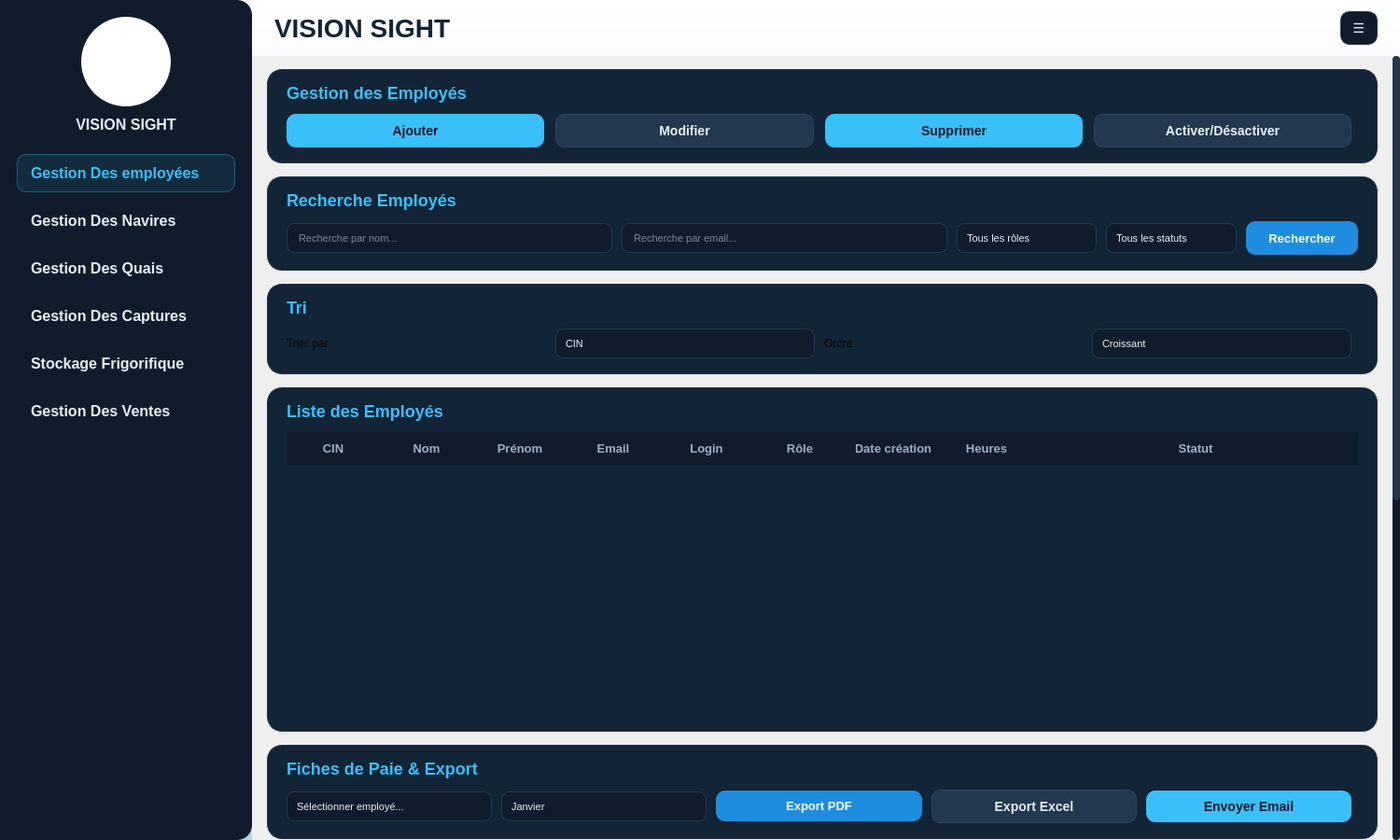
<?xml version="1.0" encoding="UTF-8"?>
<ui version="4.0">
 <class>EmployeMainWindow</class>
 <widget class="QMainWindow" name="EmployeMainWindow">
  <property name="geometry">
   <rect>
    <x>0</x>
    <y>0</y>
    <width>1500</width>
    <height>900</height>
   </rect>
  </property>
  <property name="minimumSize">
   <size>
    <width>1200</width>
    <height>700</height>
   </size>
  </property>
  <property name="windowTitle">
   <string>VISION SIGHT - Gestion Des Ventes</string>
  </property>
  <widget class="QWidget" name="centralWidget">
   <property name="styleSheet">
    <string notr="true">
#centralWidget {
  background: qlineargradient(x1:0, y1:0, x2:0, y2:1, stop:0 #ffffff, stop:1 #ADD8E6);
}
QScrollArea#mainScrollArea,
QScrollArea#mainScrollArea QWidget#qt_scrollarea_viewport {
  background: transparent;
}
#scrollContents {
  background: transparent;
}
#sidebar {
  background-color: #101c2c;
  border-top-right-radius: 16px;
  border-bottom-right-radius: 16px;
}
#logoLabel {
  background: #ffffff; color: #132437;
  border: 2px solid #ffffff; border-radius: 48px; padding: 0px;
}
#lblVisionSight {
  color: #e6eef6;
  font-size: 16px;
  font-weight: 800;
}
#sidebar QPushButton {
  background: transparent;
  color: #e6eef6;
  border: 1px solid transparent;
  border-radius: 10px;
  text-align: left;
  padding: 10px 14px;
  font-size: 16px;
  font-weight: 600;
  margin: 0px;
}
#sidebar QPushButton:hover {
  background-color: #18304a;
  border-color: #23374e;
}
#sidebar QPushButton:checked {
  color: #39c0fa;
  background-color: rgba(57,192,250,22);
  border-color: rgba(57,192,250,90);
  font-weight: 700;
}
#btnEmployees, #btnNavires, #btnQuais, #btnCaptures, #btnStockage, #btnVentes {
}
#headerFrame {
  background: transparent;
}
#lblTitle {
  color: #132437;
  font-size: 28px;
  font-weight: bold;
}
#btnMenu {
  background-color: #101c2c;
  color: #e6eef6;
  border: 1px solid #23374e;
  border-radius: 10px;
  font-size: 14px;
  font-weight: 800;
}
#btnMenu:hover {
  background-color: #112b41;
}
QFrame#transactionsFrame, QFrame#rechercheFrame, QFrame#triFrame,
QFrame#affichageFrame, QFrame#statsFrame, QFrame#optionsFrame,
QFrame#empCrudFrame, QFrame#empSearchFrame, QFrame#empSortFrame,
QFrame#empTableFrame, QFrame#empPayslipFrame, QFrame#empStatsFrame, QFrame#empSessionFrame {
  background-color: #132437;
  border: 1px solid #23374e;
  border-radius: 16px;
}
#lblTransactions, #lblRecherche, #lblTri, #lblAffichage,
#lblStatistiquesVentes, #lblOptionsAvancees,
#lblEmpCrud, #lblEmpRecherche, #lblEmpTri, #lblEmpList,
#lblEmpPayslip, #lblEmpStats, #lblEmpSession {
  color: #39c0fa;
  font-size: 18px;
  font-weight: 700;
}
#lblDetection, #lblPrevision {
  color: #9bb0c3;
  font-size: 13px;
}
#btnCreer, #btnCreerUser, #btnPayslipEmail {
  background-color: #39c0fa;
  color: #0c1a29;
  border: 0px;
  border-radius: 10px;
  padding: 9px 18px;
  font-size: 14px;
  font-weight: 800;
}
#btnCreer:hover, #btnCreerUser:hover, #btnPayslipEmail:hover { background-color: #56cdfc; }
#btnModifier, #btnModifierUser, #btnActiverDesactiver, #btnPayslipExcel, #btnTerminerSession {
  background-color: #23374e;
  color: #e6eef6;
  border: 1px solid #2b4561;
  border-radius: 10px;
  padding: 9px 18px;
  font-size: 14px;
  font-weight: 800;
}
#btnModifier:hover, #btnModifierUser:hover, #btnActiverDesactiver:hover,
#btnPayslipExcel:hover, #btnTerminerSession:hover { background-color: #2b4561; }
#btnSupprimer, #btnSupprimerUser {
  background-color: #39c0fa;
  color: #0c1a29;
  border: 0px;
  border-radius: 10px;
  padding: 9px 18px;
  font-size: 14px;
  font-weight: 700;
}
#btnSupprimer:hover, #btnSupprimerUser:hover { background-color: #56cdfc; }
#btnExportPDF, #btnRechercherUser, #btnPayslipPDF {
  background-color: #1e8de0;
  color: white;
  border: 0px;
  border-radius: 10px;
  padding: 9px 14px;
  font-size: 13px;
  font-weight: 700;
}
#btnExportPDF:hover, #btnRechercherUser:hover, #btnPayslipPDF:hover { background-color: #2a99ec; }
QLineEdit {
  background-color: #101c2c;
  color: #e6eef6;
  border: 1px solid #23374e;
  border-radius: 8px;
  padding: 4px 10px;
  min-height: 22px;
  font-size: 11px;
  selection-background-color: #1e8de0;
}
QDateTimeEdit {
  background-color: #101c2c;
  color: #e6eef6;
  border: 1px solid #23374e;
  border-radius: 8px;
  padding: 4px 10px;
  padding-right: 28px;
  min-height: 22px;
  font-size: 11px;
}
QDateTimeEdit::drop-down { border: 0px; width: 20px; }
QComboBox {
  background-color: #101c2c;
  color: #e6eef6;
  border: 1px solid #23374e;
  border-radius: 8px;
  padding: 4px 10px;
  min-height: 22px;
  font-size: 11px;
}
QComboBox::drop-down { border: 0px; width: 20px; }
QComboBox QAbstractItemView {
  background-color: #132437;
  color: #e6eef6;
  selection-background-color: #1e8de0;
  border: 1px solid #23374e;
}
QTableWidget {
  background: transparent;
  alternate-background-color: #101c2c;
  color: #e6eef6;
  border: 0px;
  gridline-color: transparent;
  font-size: 13px;
  selection-background-color: #39c0fa;
  selection-color: #0c1a29;
}
QHeaderView::section {
  background-color: #101c2c;
  color: #9bb0c3;
  border: 0px;
  padding: 8px 10px;
  font-weight: 700;
  font-size: 13px;
}
QTableWidget::item {
  padding: 6px 10px;
  border-radius: 6px;
}
QTableWidget::item:selected { background-color: #39c0fa; color: #0c1a29; }
#chartCA_jour, #chartCA_mois, #chartCA_annee, #chartCA_moyen {
  background-color: #101c2c;
  border: 10px solid #2a3f55;
  border-radius: 75px;
  min-width: 150px; min-height: 150px;
  max-width: 150px; max-height: 150px;
}
#chartQTE, #chartREV {
  background-color: #101c2c;
  border: 10px solid #39c0fa;
  border-radius: 75px;
  min-width: 150px; min-height: 150px;
  max-width: 150px; max-height: 150px;
}
#lblChartTitle_jour, #lblChartTitle_mois, #lblChartTitle_annee, #lblChartTitle_moyen,
#lblChartTitleQTE, #lblChartTitleREV {
  color: #39c0fa;
  font-size: 11px;
  font-weight: 600;
  background: transparent;
  border: none;
}
#lblChartValue_jour, #lblChartValue_mois, #lblChartValue_annee, #lblChartValue_moyen,
#lblChartQTE, #lblChartREV {
  color: #e6eef6;
  font-size: 20px;
  font-weight: bold;
  background: transparent;
  border: none;
}
#lblChartUnit_jour, #lblChartUnit_mois, #lblChartUnit_annee, #lblChartUnit_moyen,
#lblChartUnitQTE, #lblChartUnitREV {
  color: #6a7f93;
  font-size: 10px;
  background: transparent;
  border: none;
}
#lblPeriode {
  color: #9bb0c3;
  font-size: 13px;
}
#comboPeriode {
  background-color: #101c2c;
  color: #e6eef6;
  border: 1px solid #23374e;
  border-radius: 8px;
  padding: 4px 10px;
  min-height: 22px;
  font-size: 13px;
  font-weight: 700;
}
#lblTrierPar, #lblOrdre {
  color: #9bb0c3;
  font-size: 13px;
}
QScrollArea {
  background: transparent;
  border: none;
}
QScrollBar:vertical {
  background: #101c2c;
  width: 8px;
  border-radius: 4px;
}
QScrollBar::handle:vertical {
  background: #23374e;
  border-radius: 4px;
  min-height: 30px;
}
QScrollBar::add-line:vertical, QScrollBar::sub-line:vertical { height: 0; }
QScrollBar::add-page:vertical, QScrollBar::sub-page:vertical { background: none; }
#separator1, #separator2 {
  background-color: #23374e;
  border: none;
  max-height: 1px;
  min-height: 1px;
}
    </string>
   </property>
   <layout class="QHBoxLayout" name="mainLayout">
    <property name="spacing">
     <number>0</number>
    </property>
    <property name="leftMargin">
     <number>0</number>
    </property>
    <property name="topMargin">
     <number>0</number>
    </property>
    <property name="rightMargin">
     <number>0</number>
    </property>
    <property name="bottomMargin">
     <number>0</number>
    </property>
    <item>
     <widget class="QFrame" name="sidebar">
      <property name="minimumSize">
       <size>
        <width>270</width>
        <height>0</height>
       </size>
      </property>
      <property name="maximumSize">
       <size>
        <width>270</width>
        <height>16777215</height>
       </size>
      </property>
      <property name="frameShape">
       <enum>QFrame::NoFrame</enum>
      </property>
      <layout class="QVBoxLayout" name="sidebarLayout">
       <property name="spacing">
        <number>10</number>
       </property>
       <property name="leftMargin">
        <number>18</number>
       </property>
       <property name="topMargin">
        <number>18</number>
       </property>
       <property name="rightMargin">
        <number>18</number>
       </property>
       <property name="bottomMargin">
        <number>18</number>
       </property>
       <item alignment="Qt::AlignHCenter">
        <widget class="QLabel" name="logoLabel">
         <property name="minimumSize">
          <size>
           <width>96</width>
           <height>96</height>
          </size>
         </property>
         <property name="maximumSize">
          <size>
           <width>96</width>
           <height>96</height>
          </size>
         </property>
         <property name="pixmap">
          <pixmap resource="resources.qrc">:/vision_sight.jpeg</pixmap>
         </property>
         <property name="scaledContents">
          <bool>true</bool>
         </property>
         <property name="text">
          <string/>
         </property>
        </widget>
       </item>
       <item alignment="Qt::AlignHCenter">
        <widget class="QLabel" name="lblVisionSight">
         <property name="text">
          <string>VISION SIGHT</string>
         </property>
         <property name="alignment">
          <set>Qt::AlignCenter</set>
         </property>
        </widget>
       </item>
       <item>
        <spacer name="sidebarTopSpacer">
         <property name="orientation">
          <enum>Qt::Vertical</enum>
         </property>
         <property name="sizeType">
          <enum>QSizePolicy::Fixed</enum>
         </property>
         <property name="sizeHint" stdset="0">
          <size>
           <width>20</width>
           <height>12</height>
          </size>
         </property>
        </spacer>
       </item>
       <item>
        <widget class="QPushButton" name="btnEmployees">
         <property name="cursor">
          <cursorShape>PointingHandCursor</cursorShape>
         </property>
         <property name="text">
          <string>Gestion Des employées</string>
         </property>
         <property name="checkable">
          <bool>true</bool>
         </property>
         <property name="autoExclusive">
          <bool>true</bool>
         </property>
         <property name="checked">
          <bool>true</bool>
         </property>
        </widget>
       </item>
       <item>
        <widget class="QPushButton" name="btnNavires">
         <property name="cursor">
          <cursorShape>PointingHandCursor</cursorShape>
         </property>
         <property name="text">
          <string>Gestion Des Navires</string>
         </property>
         <property name="checkable">
          <bool>true</bool>
         </property>
         <property name="autoExclusive">
          <bool>true</bool>
         </property>
        </widget>
       </item>
       <item>
        <widget class="QPushButton" name="btnQuais">
         <property name="cursor">
          <cursorShape>PointingHandCursor</cursorShape>
         </property>
         <property name="text">
          <string>Gestion Des Quais</string>
         </property>
         <property name="checkable">
          <bool>true</bool>
         </property>
         <property name="autoExclusive">
          <bool>true</bool>
         </property>
        </widget>
       </item>
       <item>
        <widget class="QPushButton" name="btnCaptures">
         <property name="cursor">
          <cursorShape>PointingHandCursor</cursorShape>
         </property>
         <property name="text">
          <string>Gestion Des Captures</string>
         </property>
         <property name="checkable">
          <bool>true</bool>
         </property>
         <property name="autoExclusive">
          <bool>true</bool>
         </property>
        </widget>
       </item>
       <item>
        <widget class="QPushButton" name="btnStockage">
         <property name="cursor">
          <cursorShape>PointingHandCursor</cursorShape>
         </property>
         <property name="text">
          <string>Stockage Frigorifique</string>
         </property>
         <property name="checkable">
          <bool>true</bool>
         </property>
         <property name="autoExclusive">
          <bool>true</bool>
         </property>
        </widget>
       </item>
       <item>
        <widget class="QPushButton" name="btnVentes">
         <property name="cursor">
          <cursorShape>PointingHandCursor</cursorShape>
         </property>
         <property name="text">
          <string>Gestion Des Ventes</string>
         </property>
         <property name="checkable">
          <bool>true</bool>
         </property>
         <property name="autoExclusive">
          <bool>true</bool>
         </property>
        </widget>
       </item>
       <item>
        <spacer name="sidebarBottomSpacer">
         <property name="orientation">
          <enum>Qt::Vertical</enum>
         </property>
         <property name="sizeHint" stdset="0">
          <size>
           <width>20</width>
           <height>40</height>
          </size>
         </property>
        </spacer>
       </item>
      </layout>
     </widget>
    </item>
    <item>
     <widget class="QWidget" name="mainContent" native="true">
      <layout class="QVBoxLayout" name="mainContentLayout">
       <property name="spacing">
        <number>0</number>
       </property>
       <property name="leftMargin">
        <number>0</number>
       </property>
       <property name="topMargin">
        <number>0</number>
       </property>
       <property name="rightMargin">
        <number>0</number>
       </property>
       <property name="bottomMargin">
        <number>0</number>
       </property>
       <item>
        <widget class="QFrame" name="headerFrame">
         <property name="minimumSize">
          <size>
           <width>0</width>
           <height>60</height>
          </size>
         </property>
         <property name="maximumSize">
          <size>
           <width>16777215</width>
           <height>60</height>
          </size>
         </property>
         <property name="frameShape">
          <enum>QFrame::NoFrame</enum>
         </property>
         <layout class="QHBoxLayout" name="headerLayout">
          <property name="leftMargin">
           <number>24</number>
          </property>
          <property name="topMargin">
           <number>10</number>
          </property>
          <property name="rightMargin">
           <number>24</number>
          </property>
          <property name="bottomMargin">
           <number>10</number>
          </property>
          <item>
           <widget class="QLabel" name="lblTitle">
            <property name="text">
             <string>VISION SIGHT</string>
            </property>
           </widget>
          </item>
          <item>
           <spacer name="headerSpacer">
            <property name="orientation">
             <enum>Qt::Horizontal</enum>
            </property>
           </spacer>
          </item>
          <item>
           <widget class="QPushButton" name="btnMenu">
            <property name="minimumSize">
             <size>
              <width>40</width>
              <height>36</height>
             </size>
            </property>
            <property name="maximumSize">
             <size>
              <width>40</width>
              <height>36</height>
             </size>
            </property>
            <property name="cursor">
             <cursorShape>PointingHandCursor</cursorShape>
            </property>
            <property name="text">
             <string>&#9776;</string>
            </property>
           </widget>
          </item>
         </layout>
        </widget>
       </item>
       <item>
        <widget class="QStackedWidget" name="stackedWidget">
         <property name="currentIndex">
          <number>0</number>
         </property>

         <!-- ══ PAGE 1: GESTION EMPLOYÉS ══ -->
         <widget class="QWidget" name="pageEmployees">
          <layout class="QVBoxLayout" name="pageEmpOuterLayout">
           <property name="spacing"><number>0</number></property>
           <property name="leftMargin"><number>0</number></property>
           <property name="topMargin"><number>0</number></property>
           <property name="rightMargin"><number>0</number></property>
           <property name="bottomMargin"><number>0</number></property>
           <item>
            <widget class="QScrollArea" name="empScrollArea">
             <property name="widgetResizable"><bool>true</bool></property>
             <property name="frameShape"><enum>QFrame::NoFrame</enum></property>
             <widget class="QWidget" name="empScrollContents">
              <property name="geometry"><rect><x>0</x><y>0</y><width>1260</width><height>3200</height></rect></property>
              <layout class="QVBoxLayout" name="empContentLayout">
               <property name="spacing"><number>14</number></property>
               <property name="leftMargin"><number>16</number></property>
               <property name="topMargin"><number>14</number></property>
               <property name="rightMargin"><number>16</number></property>
               <property name="bottomMargin"><number>14</number></property>
               <!-- CRUD CARD -->
               <item>
                <widget class="QFrame" name="empCrudFrame">
                 <property name="frameShape"><enum>QFrame::StyledPanel</enum></property>

                 <layout class="QVBoxLayout">
                  <property name="leftMargin"><number>20</number></property>
                  <property name="topMargin"><number>14</number></property>
                  <property name="rightMargin"><number>20</number></property>
                  <property name="bottomMargin"><number>16</number></property>
                  <property name="spacing"><number>12</number></property>
                  <item>
                   <widget class="QLabel" name="lblEmpCrud">
                    <property name="text"><string>Gestion des Employés</string></property>

                   </widget>
                  </item>
                  <item>
                   <layout class="QHBoxLayout">
                    <property name="spacing"><number>12</number></property>
                    <item>
                     <widget class="QPushButton" name="btnCreerUser">
                      <property name="text"><string>Ajouter</string></property>
                      <property name="cursor"><cursorShape>PointingHandCursor</cursorShape></property>
                      <property name="minimumSize"><size><width>100</width><height>36</height></size></property>

                     </widget>
                    </item>
                    <item>
                     <widget class="QPushButton" name="btnModifierUser">
                      <property name="text"><string>Modifier</string></property>
                      <property name="cursor"><cursorShape>PointingHandCursor</cursorShape></property>
                      <property name="minimumSize"><size><width>100</width><height>36</height></size></property>

                     </widget>
                    </item>
                    <item>
                     <widget class="QPushButton" name="btnSupprimerUser">
                      <property name="text"><string>Supprimer</string></property>
                      <property name="cursor"><cursorShape>PointingHandCursor</cursorShape></property>
                      <property name="minimumSize"><size><width>100</width><height>36</height></size></property>

                     </widget>
                    </item>
                    <item>
                     <widget class="QPushButton" name="btnActiverDesactiver">
                      <property name="text"><string>Activer/Désactiver</string></property>
                      <property name="cursor"><cursorShape>PointingHandCursor</cursorShape></property>
                      <property name="minimumSize"><size><width>140</width><height>36</height></size></property>

                     </widget>
                    </item>
                    <item><spacer><property name="orientation"><enum>Qt::Horizontal</enum></property></spacer></item>
                   </layout>
                  </item>
                 </layout>
                </widget>
               </item>
               <!-- SEARCH CARD -->
               <item>
                <widget class="QFrame" name="empSearchFrame">
                 <property name="frameShape"><enum>QFrame::StyledPanel</enum></property>

                 <layout class="QVBoxLayout">
                  <property name="leftMargin"><number>20</number></property>
                  <property name="topMargin"><number>14</number></property>
                  <property name="rightMargin"><number>20</number></property>
                  <property name="bottomMargin"><number>16</number></property>
                  <property name="spacing"><number>12</number></property>
                  <item>
                   <widget class="QLabel" name="lblEmpRecherche">
                    <property name="text"><string>Recherche Employés</string></property>

                   </widget>
                  </item>
                  <item>
                   <layout class="QHBoxLayout">
                    <property name="spacing"><number>10</number></property>
                    <item>
                     <widget class="QLineEdit" name="lineRechercheNomUser">
                      <property name="placeholderText"><string>Recherche par nom...</string></property>
                      <property name="minimumSize"><size><width>0</width><height>36</height></size></property>
                     </widget>
                    </item>
                    <item>
                     <widget class="QLineEdit" name="lineRechercheEmailUser">
                      <property name="placeholderText"><string>Recherche par email...</string></property>
                      <property name="minimumSize"><size><width>0</width><height>36</height></size></property>
                     </widget>
                    </item>
                    <item>
                     <widget class="QComboBox" name="comboFilterRole">
                      <property name="minimumSize"><size><width>150</width><height>36</height></size></property>
                      <item><property name="text"><string>Tous les rôles</string></property></item>
                      <item><property name="text"><string>Employé</string></property></item>
                      <item><property name="text"><string>Manager</string></property></item>
                      <item><property name="text"><string>Stagiaire</string></property></item>
                      <item><property name="text"><string>Directeur</string></property></item>
                      <item><property name="text"><string>RH</string></property></item>
                     </widget>
                    </item>
                    <item>
                     <widget class="QComboBox" name="comboFilterStatut">
                      <property name="minimumSize"><size><width>140</width><height>36</height></size></property>
                      <item><property name="text"><string>Tous les statuts</string></property></item>
                      <item><property name="text"><string>Actif</string></property></item>
                      <item><property name="text"><string>Inactif</string></property></item>
                     </widget>
                    </item>
                    <item>
                     <widget class="QPushButton" name="btnRechercherUser">
                      <property name="text"><string>Rechercher</string></property>
                      <property name="cursor"><cursorShape>PointingHandCursor</cursorShape></property>
                      <property name="minimumSize"><size><width>120</width><height>36</height></size></property>

                     </widget>
                    </item>
                   </layout>
                  </item>
                 </layout>
                </widget>
               </item>
               <!-- SORT CARD -->
               <item>
                <widget class="QFrame" name="empSortFrame">
                 <property name="frameShape"><enum>QFrame::StyledPanel</enum></property>

                 <layout class="QVBoxLayout">
                  <property name="leftMargin"><number>20</number></property>
                  <property name="topMargin"><number>14</number></property>
                  <property name="rightMargin"><number>20</number></property>
                  <property name="bottomMargin"><number>16</number></property>
                  <property name="spacing"><number>12</number></property>
                  <item>
                   <widget class="QLabel" name="lblEmpTri">
                    <property name="text"><string>Tri</string></property>

                   </widget>
                  </item>
                  <item>
                   <layout class="QHBoxLayout">
                    <property name="spacing"><number>10</number></property>
                    <item><widget class="QLabel"><property name="text"><string>Trier par</string></property></widget></item>
                    <item>
                     <widget class="QComboBox" name="comboTriUser">
                      <property name="minimumSize"><size><width>160</width><height>36</height></size></property>
                      <item><property name="text"><string>CIN</string></property></item>
                      <item><property name="text"><string>Rôle</string></property></item>
                      <item><property name="text"><string>Date de création</string></property></item>
                     </widget>
                    </item>
                    <item><widget class="QLabel"><property name="text"><string>Ordre</string></property></widget></item>
                    <item>
                     <widget class="QComboBox" name="comboOrdreUser">
                      <property name="minimumSize"><size><width>150</width><height>36</height></size></property>
                      <item><property name="text"><string>Croissant</string></property></item>
                      <item><property name="text"><string>Décroissant</string></property></item>
                     </widget>
                    </item>
                    <item><spacer><property name="orientation"><enum>Qt::Horizontal</enum></property></spacer></item>
                   </layout>
                  </item>
                 </layout>
                </widget>
               </item>
               <!-- EMPLOYEE TABLE CARD -->
               <item>
                <widget class="QFrame" name="empTableFrame">
                 <property name="frameShape"><enum>QFrame::StyledPanel</enum></property>

                 <layout class="QVBoxLayout">
                  <property name="leftMargin"><number>20</number></property>
                  <property name="topMargin"><number>14</number></property>
                  <property name="rightMargin"><number>20</number></property>
                  <property name="bottomMargin"><number>20</number></property>
                  <property name="spacing"><number>12</number></property>
                  <item>
                   <widget class="QLabel" name="lblEmpList">
                    <property name="text"><string>Liste des Employés</string></property>

                   </widget>
                  </item>
                  <item>
                   <widget class="QTableWidget" name="tableEmployees">
                    <property name="minimumSize"><size><width>0</width><height>300</height></size></property>
                    <property name="alternatingRowColors"><bool>true</bool></property>
                    <property name="selectionBehavior"><enum>QAbstractItemView::SelectRows</enum></property>
                    <property name="sortingEnabled"><bool>true</bool></property>
                    <attribute name="horizontalHeaderStretchLastSection"><bool>true</bool></attribute>
                    <attribute name="verticalHeaderVisible"><bool>false</bool></attribute>
                    <column><property name="text"><string>CIN</string></property></column>
                    <column><property name="text"><string>Nom</string></property></column>
                    <column><property name="text"><string>Prénom</string></property></column>
                    <column><property name="text"><string>Email</string></property></column>
                    <column><property name="text"><string>Login</string></property></column>
                    <column><property name="text"><string>Rôle</string></property></column>
                    <column><property name="text"><string>Date création</string></property></column>
                    <column><property name="text"><string>Heures</string></property></column>
                    <column><property name="text"><string>Statut</string></property></column>
                   </widget>
                  </item>
                 </layout>
                </widget>
               </item>
               <!-- PAYSLIP EXPORT CARD -->
               <item>
                <widget class="QFrame" name="empPayslipFrame">
                 <property name="frameShape"><enum>QFrame::StyledPanel</enum></property>

                 <layout class="QVBoxLayout">
                  <property name="leftMargin"><number>20</number></property>
                  <property name="topMargin"><number>14</number></property>
                  <property name="rightMargin"><number>20</number></property>
                  <property name="bottomMargin"><number>16</number></property>
                  <property name="spacing"><number>12</number></property>
                  <item>
                   <widget class="QLabel" name="lblEmpPayslip">
                    <property name="text"><string>Fiches de Paie &amp; Export</string></property>
                   </widget>
                  </item>
                  <item>
                   <layout class="QHBoxLayout">
                    <property name="spacing"><number>10</number></property>
                    <item>
                     <widget class="QComboBox" name="comboPayrollUser">
                      <property name="minimumSize"><size><width>180</width><height>36</height></size></property>
                      <item><property name="text"><string>Sélectionner employé...</string></property></item>
                     </widget>
                    </item>
                    <item>
                     <widget class="QComboBox" name="comboPayrollMonth">
                      <property name="minimumSize"><size><width>140</width><height>36</height></size></property>
                      <item><property name="text"><string>Janvier</string></property></item>
                      <item><property name="text"><string>Février</string></property></item>
                      <item><property name="text"><string>Mars</string></property></item>
                      <item><property name="text"><string>Avril</string></property></item>
                      <item><property name="text"><string>Mai</string></property></item>
                      <item><property name="text"><string>Juin</string></property></item>
                      <item><property name="text"><string>Juillet</string></property></item>
                      <item><property name="text"><string>Août</string></property></item>
                      <item><property name="text"><string>Septembre</string></property></item>
                      <item><property name="text"><string>Octobre</string></property></item>
                      <item><property name="text"><string>Novembre</string></property></item>
                      <item><property name="text"><string>Décembre</string></property></item>
                     </widget>
                    </item>
                    <item>
                     <widget class="QPushButton" name="btnPayslipPDF">
                      <property name="text"><string>Export PDF</string></property>
                      <property name="cursor"><cursorShape>PointingHandCursor</cursorShape></property>

                     </widget>
                    </item>
                    <item>
                     <widget class="QPushButton" name="btnPayslipExcel">
                      <property name="text"><string>Export Excel</string></property>
                      <property name="cursor"><cursorShape>PointingHandCursor</cursorShape></property>

                     </widget>
                    </item>
                    <item>
                     <widget class="QPushButton" name="btnPayslipEmail">
                      <property name="text"><string>Envoyer Email</string></property>
                      <property name="cursor"><cursorShape>PointingHandCursor</cursorShape></property>

                     </widget>
                    </item>
                    <item><spacer><property name="orientation"><enum>Qt::Horizontal</enum></property></spacer></item>
                   </layout>
                  </item>
                 </layout>
                </widget>
               </item>
               <!-- STATISTICS CARD -->
               <item>
                <widget class="QFrame" name="empStatsFrame">
                 <property name="frameShape"><enum>QFrame::StyledPanel</enum></property>

                 <layout class="QVBoxLayout">
                  <property name="leftMargin"><number>20</number></property>
                  <property name="topMargin"><number>14</number></property>
                  <property name="rightMargin"><number>20</number></property>
                  <property name="bottomMargin"><number>20</number></property>
                  <property name="spacing"><number>14</number></property>
                  <item>
                   <widget class="QLabel" name="lblEmpStats">
                    <property name="text"><string>Statistiques des Employés</string></property>
                   </widget>
                  </item>
                  <item>
                   <layout class="QHBoxLayout">
                    <property name="spacing"><number>14</number></property>
                    <!-- By Role -->
                    <item>
                     <layout class="QVBoxLayout">
                      <item><widget class="QLabel"><property name="text"><string>Répartition par Rôle</string></property><property name="styleSheet"><string notr="true">color:#e6eef6;font-size:15px;font-weight:700;</string></property></widget></item>
                      <item>
                       <widget class="QTableWidget" name="tableStatRole">
                        <property name="minimumSize"><size><width>0</width><height>180</height></size></property>
                        <property name="alternatingRowColors"><bool>true</bool></property>
                        <attribute name="verticalHeaderVisible"><bool>false</bool></attribute>
                        <attribute name="horizontalHeaderStretchLastSection"><bool>true</bool></attribute>
                        <column><property name="text"><string>Rôle</string></property></column>
                        <column><property name="text"><string>Nombre</string></property></column>
                        <column><property name="text"><string>%</string></property></column>
                       </widget>
                      </item>
                     </layout>
                    </item>
                    <!-- By Statut -->
                    <item>
                     <layout class="QVBoxLayout">
                      <item><widget class="QLabel"><property name="text"><string>Répartition par Statut</string></property><property name="styleSheet"><string notr="true">color:#e6eef6;font-size:15px;font-weight:700;</string></property></widget></item>
                      <item>
                       <widget class="QTableWidget" name="tableStatStatut">
                        <property name="minimumSize"><size><width>0</width><height>180</height></size></property>
                        <property name="alternatingRowColors"><bool>true</bool></property>
                        <attribute name="verticalHeaderVisible"><bool>false</bool></attribute>
                        <attribute name="horizontalHeaderStretchLastSection"><bool>true</bool></attribute>
                        <column><property name="text"><string>Statut</string></property></column>
                        <column><property name="text"><string>Nombre</string></property></column>
                        <column><property name="text"><string>%</string></property></column>
                       </widget>
                      </item>
                     </layout>
                    </item>
                    <!-- By Service -->
                    <item>
                     <layout class="QVBoxLayout">
                      <item><widget class="QLabel"><property name="text"><string>Répartition par Service</string></property><property name="styleSheet"><string notr="true">color:#e6eef6;font-size:15px;font-weight:700;</string></property></widget></item>
                      <item>
                       <widget class="QTableWidget" name="tableStatService">
                        <property name="minimumSize"><size><width>0</width><height>180</height></size></property>
                        <property name="alternatingRowColors"><bool>true</bool></property>
                        <attribute name="verticalHeaderVisible"><bool>false</bool></attribute>
                        <attribute name="horizontalHeaderStretchLastSection"><bool>true</bool></attribute>
                        <column><property name="text"><string>Service</string></property></column>
                        <column><property name="text"><string>Nombre</string></property></column>
                        <column><property name="text"><string>%</string></property></column>
                       </widget>
                      </item>
                     </layout>
                    </item>
                   </layout>
                  </item>
                 </layout>
                </widget>
               </item>
               <!-- SESSIONS CARD -->
               <item>
                <widget class="QFrame" name="empSessionFrame">
                 <property name="frameShape"><enum>QFrame::StyledPanel</enum></property>

                 <layout class="QVBoxLayout">
                  <property name="leftMargin"><number>20</number></property>
                  <property name="topMargin"><number>14</number></property>
                  <property name="rightMargin"><number>20</number></property>
                  <property name="bottomMargin"><number>20</number></property>
                  <property name="spacing"><number>12</number></property>
                  <item>
                   <widget class="QLabel" name="lblEmpSession">
                    <property name="text"><string>Gestion des Sessions</string></property>
                   </widget>
                  </item>
                  <item>
                   <widget class="QTableWidget" name="tableSessions">
                    <property name="minimumSize"><size><width>0</width><height>200</height></size></property>
                    <property name="alternatingRowColors"><bool>true</bool></property>
                    <property name="selectionBehavior"><enum>QAbstractItemView::SelectRows</enum></property>
                    <attribute name="horizontalHeaderStretchLastSection"><bool>true</bool></attribute>
                    <attribute name="verticalHeaderVisible"><bool>false</bool></attribute>
                    <column><property name="text"><string>Utilisateur</string></property></column>
                    <column><property name="text"><string>Date connexion</string></property></column>
                    <column><property name="text"><string>Heure</string></property></column>
                    <column><property name="text"><string>IP</string></property></column>
                    <column><property name="text"><string>Action</string></property></column>
                   </widget>
                  </item>
                  <item>
                   <layout class="QHBoxLayout">
                    <item><spacer><property name="orientation"><enum>Qt::Horizontal</enum></property></spacer></item>
                    <item>
                     <widget class="QPushButton" name="btnTerminerSession">
                      <property name="text"><string>Terminer la Session</string></property>
                      <property name="cursor"><cursorShape>PointingHandCursor</cursorShape></property>

                     </widget>
                    </item>
                   </layout>
                  </item>
                 </layout>
                </widget>
               </item>
               <item>
                <spacer name="empBottomSpacer">
                 <property name="orientation"><enum>Qt::Vertical</enum></property>
                 <property name="sizeHint" stdset="0"><size><width>20</width><height>20</height></size></property>
                </spacer>
               </item>
              </layout>
             </widget>
            </widget>
           </item>
          </layout>
         </widget>
        </widget>
       </item>
      </layout>
     </widget>
    </item>
   </layout>
  </widget>
 </widget>
 <resources>
  <include location="resources.qrc"/>
 </resources>
 <connections/>
</ui>
